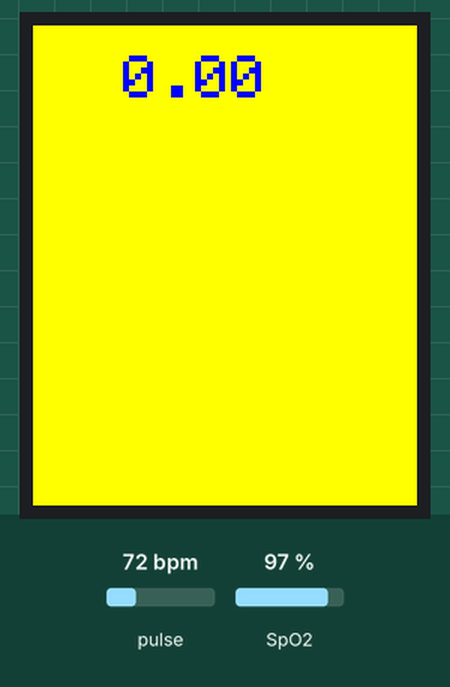
The sketch below on a simulated Arduino Uno, built with avr-gcc and run on an emulated ATmega328P. Parts: 128×160 colour display. The inputs (shaded band) are chosen by the test bench; at power-on: pulse 72 bpm, SpO2 97 %. What the sketch prints to the serial monitor is not drawn.

Above: at 4.4 s.
4.5 s: pulse set to 42 bpm
At 7.7 s:
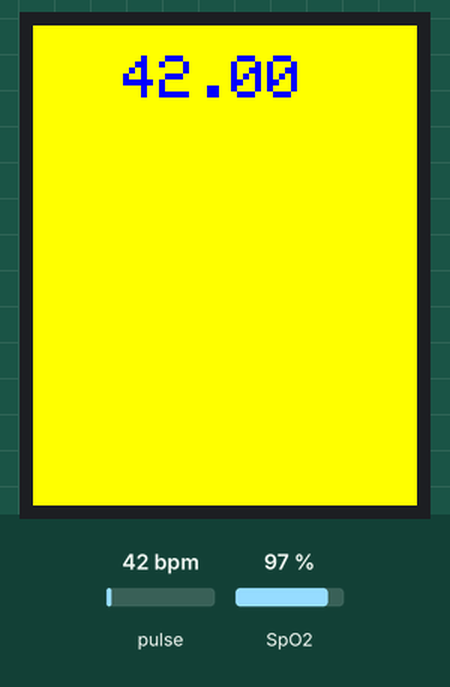
8.7 s: pulse set to 70 bpm
At 10.1 s:
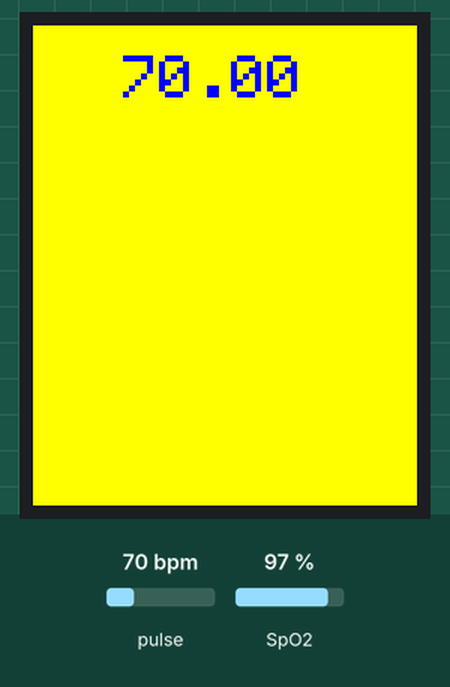
10.8 s: pulse set to 100 bpm
At 12.5 s:
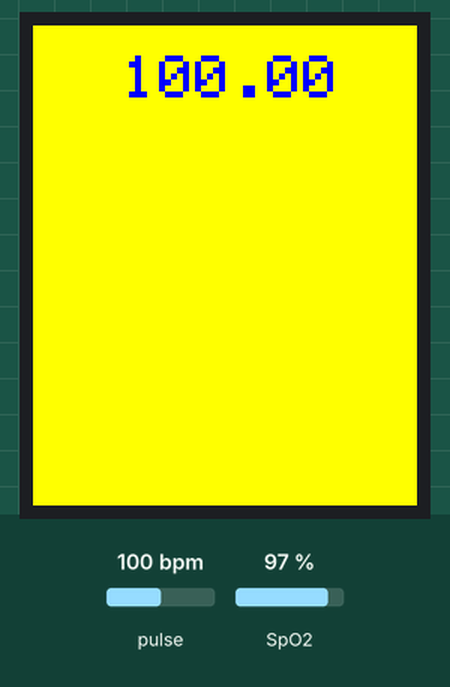
Timing chart, 0 to 14.0 s (numbered marks = the images above; inputs shaded):
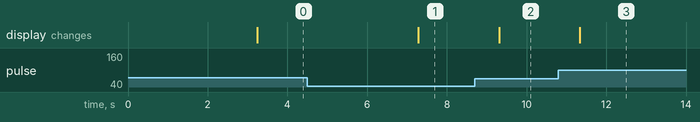

The sketch:

final_test_one.ino
```cpp
#include <Wire.h>//i2c communication
#include "MAX30100_PulseOximeter.h"//heart rate library
#include <Adafruit_GFX.h>    // Core graphics library
#include <Adafruit_ST7735.h>// Hardware-specific library for ST7735
#include <Adafruit_ST7789.h>
#include <SPI.h>//spi communication
//////////display defination//////////
#define TFT_CS        10
#define TFT_RST        9 // Or set to -1 and connect to Arduino RESET pin
#define TFT_DC         8
#define  ST7735_BLACK   0x0000
#define ST7735_BLUE    0xF800
#define ST7735_RED     0x001F
#define ST7735_ORANGE  0x00AA  //TEST CREATING COLOR
#define ST7735_GREEN   0x07E0
#define ST7735_CYAN    0xFFE0
#define ST7735_MAGENTA 0xF81F
#define ST7735_YELLOW  0x07FF
#define ST7735_WHITE   0xFFFF
Adafruit_ST7735 tft = Adafruit_ST7735(TFT_CS, TFT_DC, TFT_RST);
/////////end display defination//////
/////heart rate defination//////////
#define REPORTING_PERIOD_MS     2000
PulseOximeter pox;
uint32_t tsLastReport = 0;
void onBeatDetected() {
    Serial.println("Beat!");
}
///////end heart rate defination////////
void setup() {
    Serial.begin(9600);
    //////display statements///////
    Serial.print(F("Hello! ST77xx TFT Test"));
    //////heart statements/////////

    tft.initR(INITR_GREENTAB);


  // Configure sensor to use 7.6mA for LED drive
    pox.setIRLedCurrent(MAX30100_LED_CURR_7_6MA);

    // Register a callback routine
    pox.setOnBeatDetectedCallback(onBeatDetected);
    Serial.println(F("Initialized"));
    tft.fillScreen(ST7735_CYAN);
    tft.setTextWrap(false);
    tft.fillScreen(ST7735_CYAN);
    tft.setCursor(5, 60);
    tft.setTextColor(ST7735_BLACK);
    tft.setTextSize(1);
    tft.println("Photoplethysmography");
    tft.setCursor(5, 70);
    tft.println("With Simple Arduino");
    tft.setCursor(5, 80);
    tft.println("Setup");
    delay(3000);
    tft.fillScreen(ST7735_CYAN);
        // Initialize sensor
    if (!pox.begin()) {
        Serial.println("FAILED");
        for(;;);
    } else {
        Serial.println("SUCCESS");
    }


}

void loop() {
//     tft.setTextWrap(false);
//        tft.fillScreen(ST77XX_CYAN);
//        tft.setCursor(30, 10);
//        tft.setTextColor(ST7735_RED);
//         tft.setTextSize(2);
//         tft.println(pox.getHeartRate());
//         tft.setTextColor(ST7735_RED);

   pox.update();
    if (millis() - tsLastReport > REPORTING_PERIOD_MS) {
        tft.fillScreen(ST7735_CYAN);
        Serial.print("Heart rate:");
         tft.setCursor(30, 10);
         tft.setTextColor(ST7735_RED);
         tft.setTextSize(2);
         tft.println(pox.getHeartRate());
        Serial.print(pox.getHeartRate());
        Serial.print("bpm / SpO2:");
        Serial.print(pox.getSpO2());
        Serial.println("%");
        tsLastReport = millis();
    }

}
/////////////////////funtion///////////
```

Measured:
- after the input at 4.5 s, the display: changes after 2.8 s (image 1)
- after the input at 8.7 s, the display: changes after 0.61 s (image 2)
- after the input at 10.8 s, the display: changes after 0.53 s (image 3)
